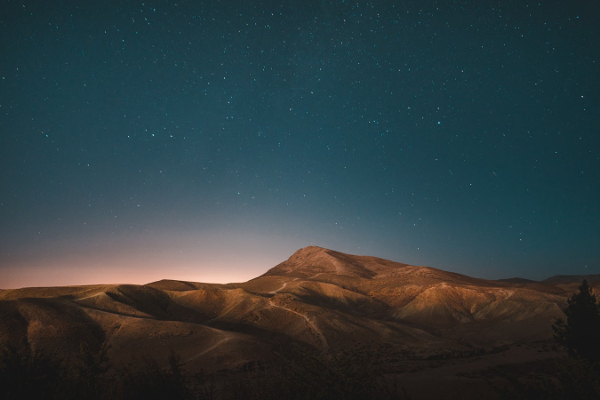
//> input picture stars.jpeg, 600 x 400 px
$ ./main   (built with g++ and OpenCV 4)
//> lines starting //> are read from the running program, lines starting //| are printed output that depends on the picture; after the words box and inside, x2 and y2 are one past the last pixel; in counts of white or black regions, pixels touching at a corner belong together
#include <iostream>
#include <cmath>
#include <opencv2/opencv.hpp>

using namespace cv;

Mat src, gradF, gradX, gradY;

void doImageProcessing() {

    imshow("original image", src);


    //Standard Sobel kernel
    //int kernelX[3][3] = {1, 0, -1, 2, 0, -2, 1, 0, -1};

    //Sobel-Feldman kernel
    int kernelX[3][3] = {-3, 0, 3, -10, 0, 10, -3, 0, 3};

    //Standard Sobel kernel
    //int kernelY[3][3] = {1, 2, 1, 0, 0, 0, -1, -2, -1};

    //Sobel-Feldman kernel
    int kernelY[3][3] = {-3, -10, -3, 0, 0, 0, 3, 10, 3};


    int radius = 1;

    //Saving the initial image, to be overwritten by the for loops
    gradX = src.clone();
    gradY = src.clone();
    gradF = src.clone();

    //Looping over the the image with the x kernel
    //From this we get the gradient image
    for (int row = radius; row < src.rows - radius; row++) {
        for (int col = radius; col < src.cols - radius; col++) {
            int scale = 0;
            for (int i = -radius; i <= radius; i++) {
                for (int j = -radius; j <= radius; j++) {
                    scale += src.at<uchar>(row + i, col + j) * kernelX[i + radius][j + radius];
                }
            }
            gradX.at<uchar>(row - radius, col - radius) = scale / 240;
        }
    }
    imshow("X edge detection", gradX);

    //Looping over the image with the y kernel
    //From this we get the gradient image
    for (int row = radius; row < src.rows - radius; row++) {
        for (int col = radius; col < src.cols - radius; col++) {
            int scale = 0;

            for (int i = -radius; i <= radius; i++) {
                for (int j = -radius; j <= radius; j++) {
                    scale += src.at<uchar>(row + i, col + j)* kernelY[i + radius][j + radius];
                }
            }
            gradY.at<uchar>(row - radius, col - radius) = scale / 240;
        }
    }

    imshow("Y edge detection", gradY);

    //Here we calculate an approximation of the gradient at every point, using both the x and y images
    for (int row = 0; row < gradF.rows; row++) {
        for (int col = 0; col < gradF.cols; col++) {

            gradF.at<uchar>(row, col) = static_cast<uchar>(sqrt(pow(gradX.at<uchar>(row, col), 2) + pow(gradY.at<uchar>(row, col), 2)));
            //Simple threshold
            if (gradF.at<uchar>(row, col) > 1) {
                gradF.at<uchar>(row, col) = 255;
            } else {
                gradF.at<uchar>(row, col) = 0;
            }
        }
    }

    imshow("Edges", gradF);

    waitKey(0);
}

int main() {

    src= imread("/home/daniel/Documents/opencvFilters/stars.jpeg", CV_LOAD_IMAGE_GRAYSCALE);
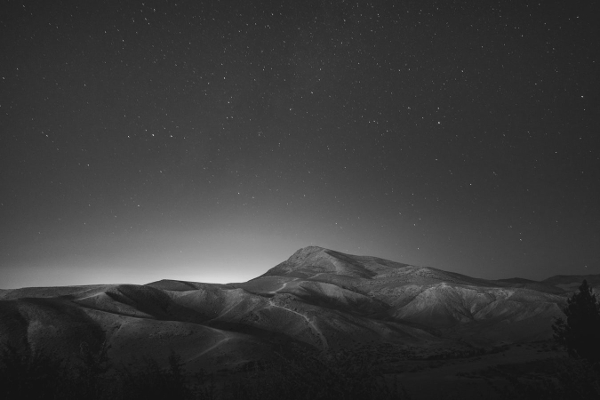
//> src: 400 rows x 600 cols, CV_8UC1; min 18, max 225, mean 58.4

    if (src.empty()) return -1;

    doImageProcessing();
//> after the loop in doImageProcessing, `for (int row = radius; row < src.rows - radius; row++)`:
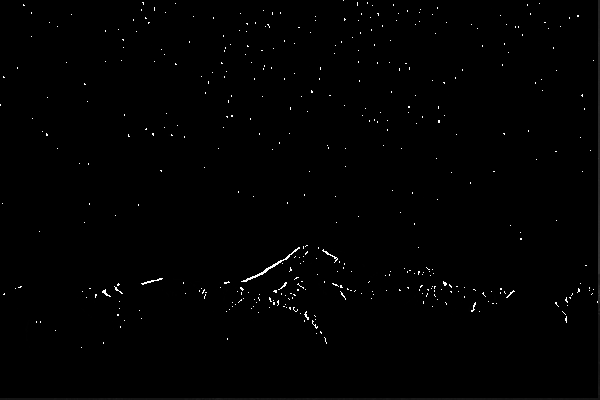
//> gradX: 400 rows x 600 cols, CV_8UC1; min 0, max 255, mean 1.6
//> after the loop in doImageProcessing, `for (int row = radius; row < src.rows - radius; row++)`:
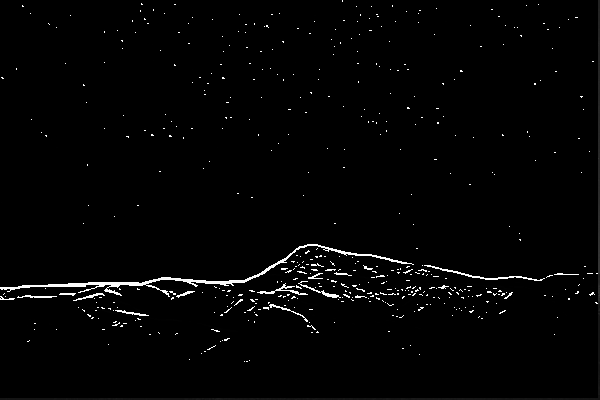
//> gradY: 400 rows x 600 cols, CV_8UC1; min 0, max 255, mean 4.3
//> after the loop in doImageProcessing, `for (int row = 0; row < gradF.rows; row++)`:
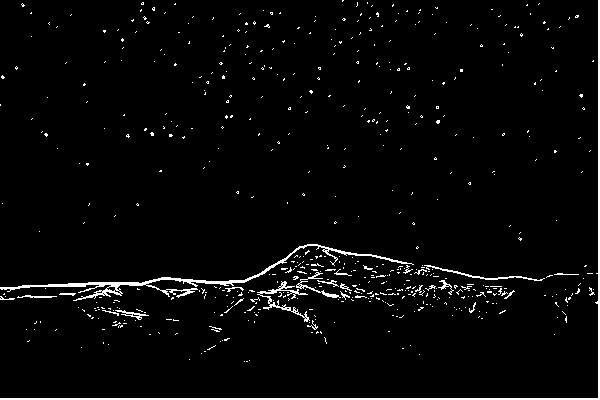
//> gradF: 400 rows x 600 cols, CV_8UC1; 3% white; 575 white regions (548 under 20 px), largest, box (x1, y1, x2, y2) and area: (0, 0, 600, 400) 2004, (0, 244, 414, 301) 1627, (257, 281, 310, 322) 378
    return 0;
}

$ run again, with horizont.jpg copied over stars.jpeg
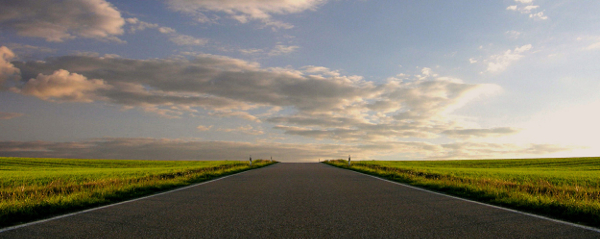
//> input picture horizont.jpg, 600 x 239 px
//> after the loop in doImageProcessing, `for (int row = radius; row < src.rows - radius; row++)`:
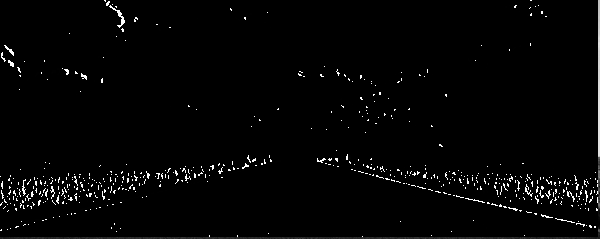
//> gradX: 239 rows x 600 cols, CV_8UC1; min 0, max 255, mean 5.2
//> after the loop in doImageProcessing, `for (int row = 0; row < gradF.rows; row++)`:
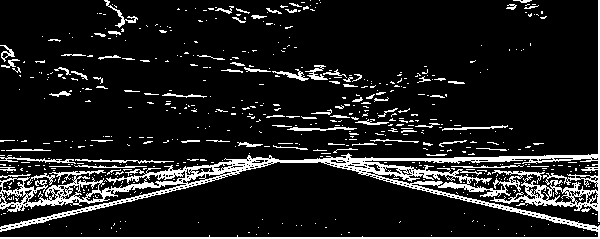
//> gradF: 239 rows x 600 cols, CV_8UC1; 12% white in thin lines or dots

$ run again, with shit.png saved as stars.jpeg
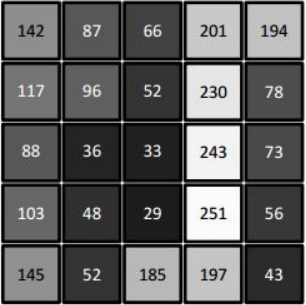
//> input picture shit.png, 306 x 305 px
//> after the loop in doImageProcessing, `for (int row = radius; row < src.rows - radius; row++)`:
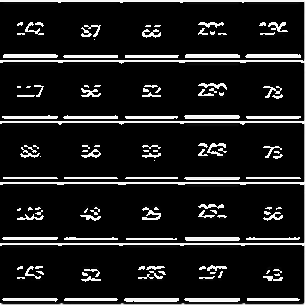
//> gradY: 305 rows x 306 cols, CV_8UC1; min 0, max 255, mean 30.3
//> after the loop in doImageProcessing, `for (int row = 0; row < gradF.rows; row++)`:
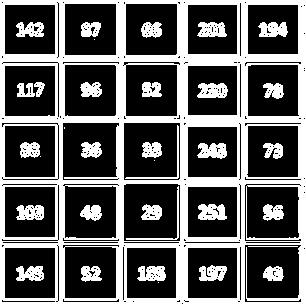
//> gradF: 305 rows x 306 cols, CV_8UC1; 36.3% white; 35 white regions (5 under 20 px), largest, box (x1, y1, x2, y2) and area: (0, 0, 306, 305) 26281, (197, 83, 228, 98) 369, (198, 204, 227, 220) 368
